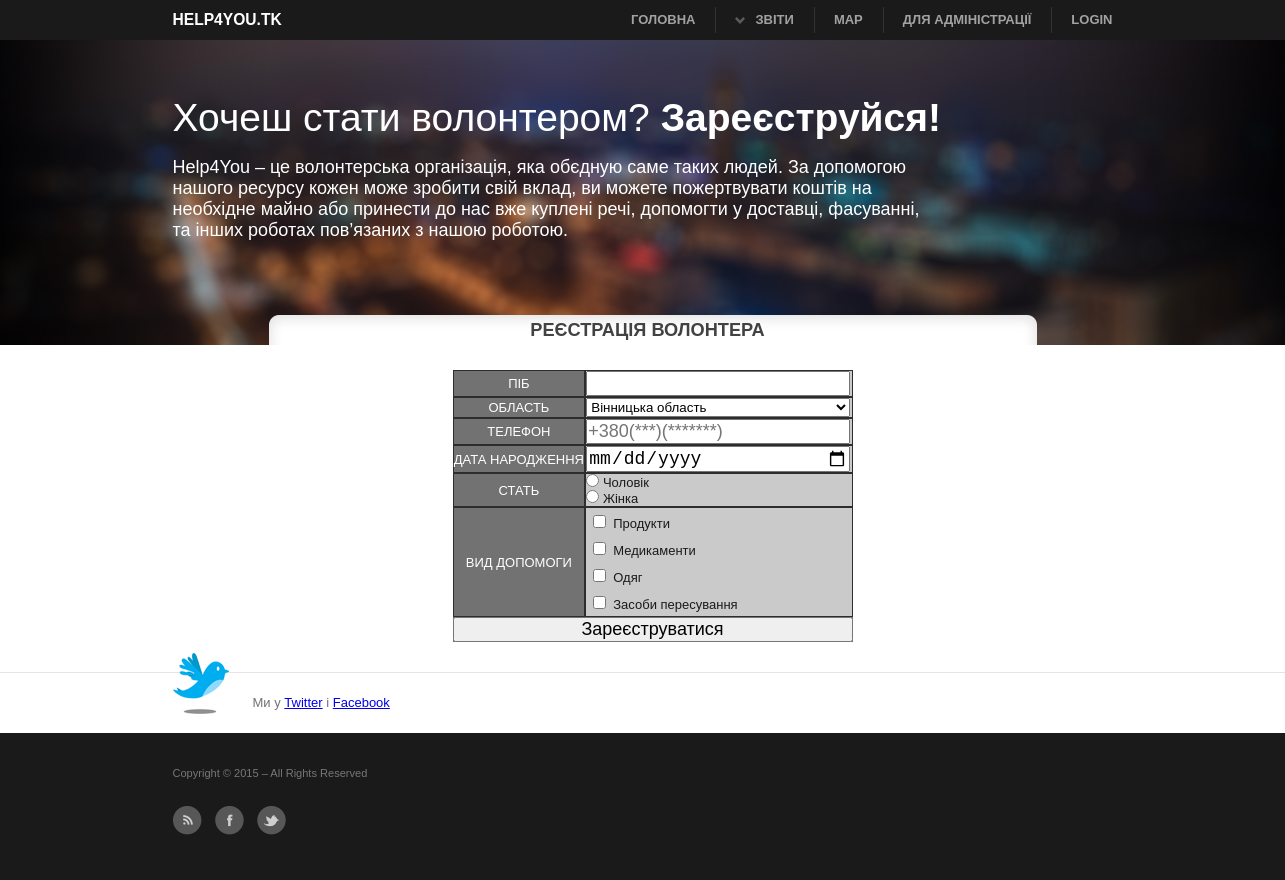
Page /Volonter/add/ on the earlier database version.
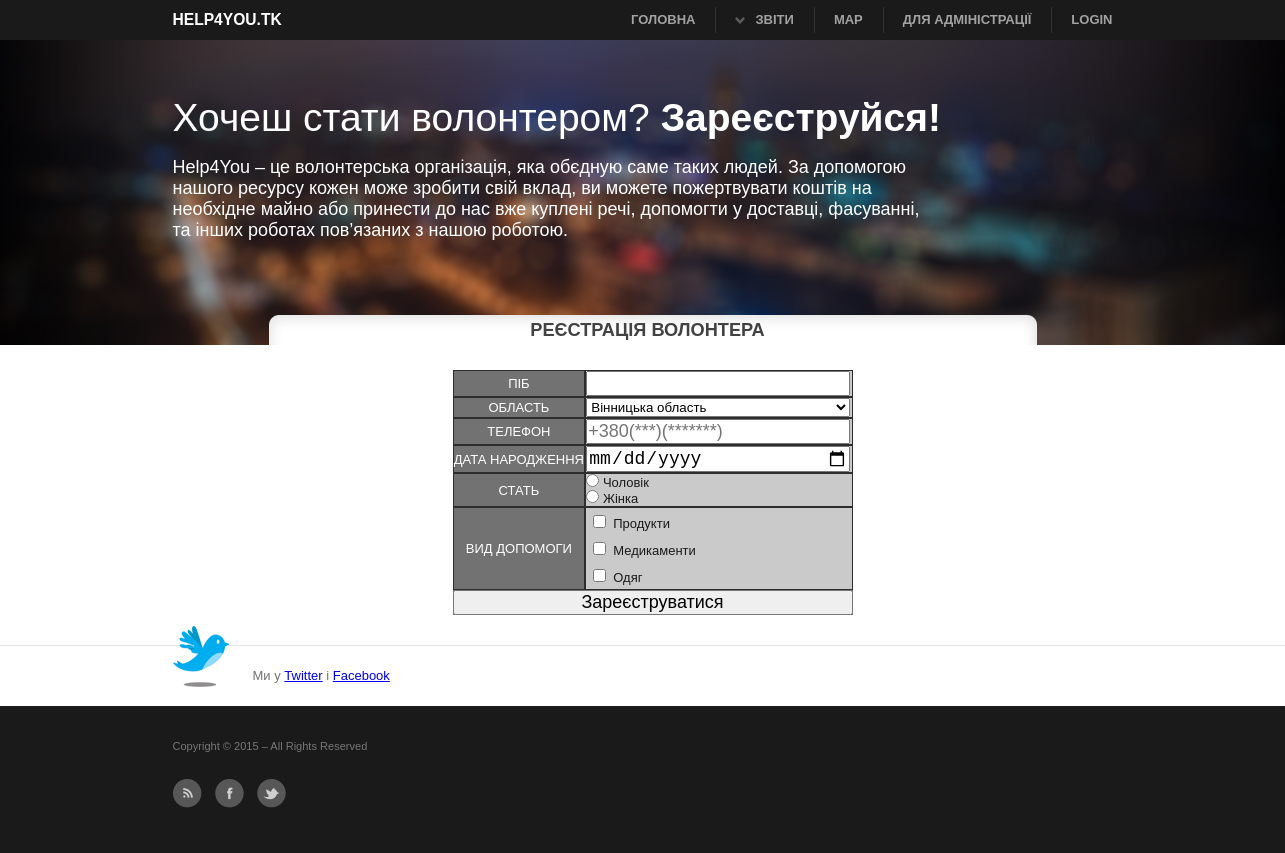
Same page on the later database version.
### main/models.py (models this page shows, shortened)
class CategoryResource(models.Model):
    category = models.CharField(max_length=50, verbose_name=u'Категорія')
    class Meta:
        verbose_name_plural = u'Категорії ресурсів'

### main/views.py (the view)
# urls.py: url(r'^Volonter/add/',VolonterCreateView.as_view(), name='create_volonter'),
class VolonterCreateView(CreateView):
    template_name = 'create_volonter.html'
    model = Volonter
    fields = ('fio', 'address', 'birthday',
              'telephone', 'gender','categories',)
    success_url = reverse_lazy('list_volonter')
    def get_context_data(self, **kwargs):
        context = super(VolonterCreateView, self).get_context_data(**kwargs)
        volonters = Volonter.objects.all()
        categories = CategoryResource.objects.all()
        data = []
        for category in categories:
            data.append({
                'name': category.category,
                'number': category.id,
            })
        context.update({
            'data': data,
            'Volonter': volonters,
        })
        return context

### main/templates/create_volonter.html (shortened to what this page needs)
{% extends 'base.html' %}
{% block title %}
     <h3 class="title_list">Реєстрація волонтера</h3>
{% endblock %}
{% block content %}
    <div class="create_table">
    <form class="zforma" method="POST" action="{% url 'create_volonter' %}">
    <table>
    <tr>
        <td class="CreateVoll">ПІБ</td>
        <td class="CreateVolr"><input class="pole" type="text" name="fio"></td>
    </tr>
       <tr>
        <td class="CreateVoll">ОБЛАСТЬ</td>
        <td class="CreateVolr"><select size="1" class="pole_select" name="address">
            <option value="Винницкая область">Вінницька область</option>
            </select>
        </td>
    </tr>
    <tr>
        <td class="CreateVoll">ТЕЛЕФОН</td>
        <td class="CreateVolr"><input class="pole" type="text" name="telephone" placeholder="+380(***)(*******)"></td>
    </tr>
    <tr >
        <td class="CreateVoll">ДАТА НАРОДЖЕННЯ</td>
        <td class="CreateVolr"><input class="pole" type="date" name="birthday"></td>
     </tr>
     <tr >
        <td class="CreateVoll">СТАТЬ</td>
        <td class="CreateVolr"><input type="radio" value="М" name="gender"> Чоловік<br><input type="radio" value="Ж" name="gender"> Жінка</td>
    </tr>
    <tr>
        <td class="CreateVoll">ВИД ДОПОМОГИ</td>
        <td class="CreateVolr">
            {% for item in data %}
            <input type="checkbox" name="categories" value="{{ item.number }}">{{ item.name }}<br>
            {% endfor %}
    </tr>
    <tr class="CreateVoll">
        <td colspan="2"><input class="bt" type="submit" name="Save" value="Зареєструватися"></td>
    </tr>
    </table>
   </form>
   </div>
{% endblock %}

Differences in the rows shown:
removed CategoryResource: name "Засоби пересування"
